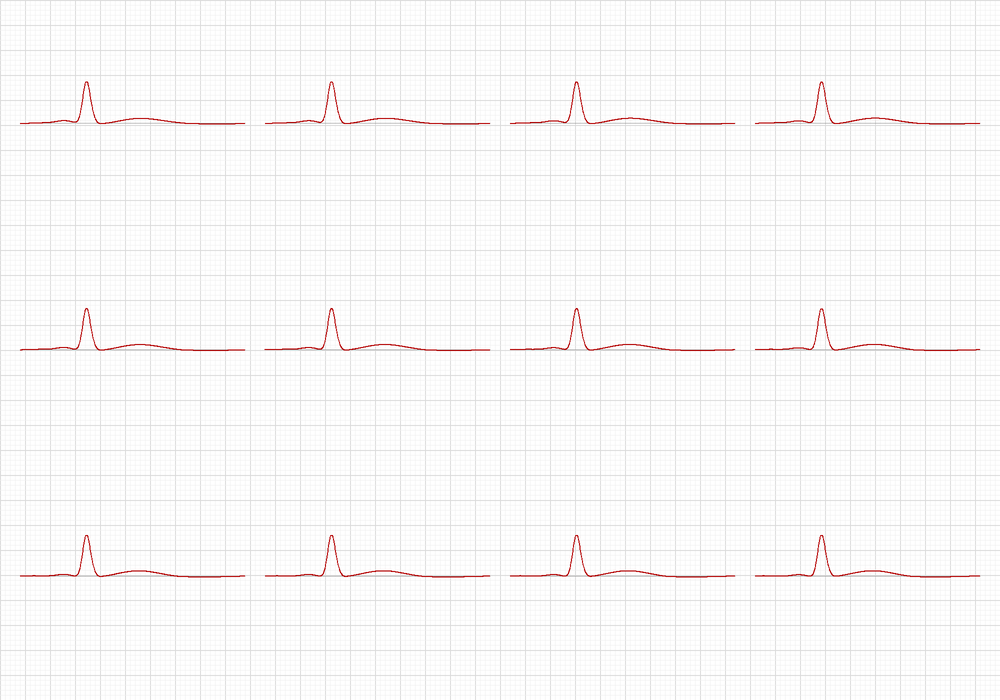
#> input picture src_unzipped/samples/ecg_images/synthetic_12lead.png, 1000 x 700 px, shrunk from 2000 x 1400 before the run
$ jupyter execute 25_Intervalos_OnsetsOffsets.ipynb
#> lines starting #> are read from the running program, lines starting #| are printed output that depends on the picture
### src_unzipped/cv/segmentation.py

import numpy as np

def find_content_bbox(gray, tol=250):
    """Retorna bbox (x0,y0,x1,y1) da área não-branca (heurística)."""
    mask = gray < tol
    ys, xs = np.where(mask)
    if len(xs)==0 or len(ys)==0:
        h, w = gray.shape
        return (0,0,w,h)
    return (int(xs.min()), int(ys.min()), int(xs.max()+1), int(ys.max()+1))

# [24 lines left out: function segment_12leads_basic, not called in this run]

### src_unzipped/cv/segmentation_ext.py

from typing import List, Dict, Tuple
import numpy as np

def _grid_boxes(bbox, rows, cols, margin=0.02):
    x0,y0,x1,y1 = bbox
    W = x1-x0; H = y1-y0
    mx = int(margin*W); my = int(margin*H)
    boxes = []
    for r in range(rows):
        for c in range(cols):
            cx0 = x0 + c*W//cols + mx
            cx1 = x0 + (c+1)*W//cols - mx
            cy0 = y0 + r*H//rows + my
            cy1 = y0 + (r+1)*H//rows - my
            boxes.append((int(cx0),int(cy0),int(cx1),int(cy1)))
    return boxes

def segment_layout(gray, layout="3x4", bbox=None, margin=0.02):
    """
    Suporta: '3x4', '6x2', '3x4+rhythm' (lead II longo inferior).
    Retorna lista de dicts {lead, bbox}.
    """
    from .segmentation import find_content_bbox
    if bbox is None:
        bbox = find_content_bbox(gray)
    x0,y0,x1,y1 = bbox
    if layout == "3x4":
        labels = ["I","II","III","aVR","aVL","aVF","V1","V2","V3","V4","V5","V6"]
        boxes = _grid_boxes(bbox, 3, 4, margin)
        return [{"lead": lab, "bbox": box} for lab, box in zip(labels, boxes)]
    elif layout == "6x2":
        # linha 1: I, II, III, aVR, aVL, aVF  |  linha 2: V1..V6
        top_h = (y1-y0)//2
        top_bbox = (x0,y0,x1,y0+top_h)
        bot_bbox = (x0,y0+top_h,x1,y1)
        labs_top = ["I","II","III","aVR","aVL","aVF"]
        labs_bot = ["V1","V2","V3","V4","V5","V6"]
        boxes = []
        boxes += _grid_boxes(top_bbox, 1, 6, margin)
        boxes += _grid_boxes(bot_bbox, 1, 6, margin)
        return [{"lead": lab, "bbox": box} for lab, box in zip(labs_top+labs_bot, boxes)]
    elif layout == "3x4+rhythm":
        # 3x4 clássico + tira longa (II) em faixa inferior de 15% da altura
        base_h = int((y1-y0)*0.85)
        base_bbox = (x0,y0,x1,y0+base_h)
        rhythm_bbox = (x0,y0+base_h,x1,y1)
        labels = ["I","II","III","aVR","aVL","aVF","V1","V2","V3","V4","V5","V6"]
        boxes = _grid_boxes(base_bbox, 3, 4, margin)
        out = [{"lead": lab, "bbox": box} for lab, box in zip(labels, boxes)]
        out.append({"lead":"II_rhythm","bbox":(x0,y0+base_h,x1,y1)})
        return out
    else:
        raise ValueError(f"Layout não suportado: {layout}")

### src_unzipped/cv/rpeaks_from_image.py

import numpy as np
from typing import Dict, List, Tuple, Optional

def extract_trace_centerline(gray_crop: np.ndarray, band: float = 0.8) -> np.ndarray:
    """
    Constrói uma série 1D y(x) a partir do recorte da derivação:
    para cada coluna x, pega a posição do pixel mais escuro (mínimo) dentro de uma banda vertical central.
    'band' define a fração da altura considerada ao redor do meio (default 80%).
    Retorna vetor float com coordenadas y (em pixels, origem topo).
    """
    if gray_crop.ndim != 2:
        raise ValueError("Esperado gray 2D")
    h, w = gray_crop.shape
    cy0 = int((1-band)*0.5*h)
    cy1 = int(h - cy0)
    center = []
    for x in range(w):
        col = gray_crop[cy0:cy1, x]
        y_local = int(np.argmin(col))
        center.append(cy0 + y_local)
    return np.array(center, dtype=float)

def smooth_signal(y: np.ndarray, win: int = 9) -> np.ndarray:
    win = max(3, int(win) | 1)  # ímpar
    ker = np.ones(win)/win
    return np.convolve(y, ker, mode="same")

# [32 lines left out: function detect_rpeaks_from_trace, not called in this run]

def estimate_px_per_sec(px_per_mm: Optional[float], speed_mm_per_sec: float = 25.0) -> Optional[float]:
    return (px_per_mm * speed_mm_per_sec) if px_per_mm else None

### src_unzipped/cv/grid_detect.py
import numpy as np
from PIL import Image


def _to_gray(arr_or_img):
    if isinstance(arr_or_img, Image.Image):
        img = arr_or_img.convert("L")
        return np.asarray(img).astype(np.float32)
    if arr_or_img.ndim == 3:
        # assume RGB
        r, g, b = arr_or_img[..., 0], arr_or_img[..., 1], arr_or_img[..., 2]
        return (0.2989 * r + 0.5870 * g + 0.1140 * b).astype(np.float32)
    return arr_or_img.astype(np.float32)


def _autocorr_1d(x):
    x = (x - x.mean()) / (x.std() + 1e-6)
    ac = np.correlate(x, x, mode="full")[len(x) - 1 :]
    ac /= ac[0] + 1e-6
    return ac


def _dominant_period(ac, min_p=4, max_p=200):
    # encontra melhor pico em [min_p, max_p]
    seg = ac[min_p:max_p]
    if seg.size == 0:
        return None, 0.0
    k = int(np.argmax(seg))
    p = k + min_p
    conf = float(seg[k])
    return p, conf


def estimate_grid_period_px(img_or_array):
    """
    Estima período da grade (em pixels) nas direções X e Y.
    Heurística: projeção de derivada (diferença) -> autocorrelação -> pico dominante.
    Retorna: dict { 'px_small_x','px_small_y','px_big_x','px_big_y','confidence' }
    """
    arr = _to_gray(img_or_array)
    # borda: ignora 2% em cada lado para reduzir bordas
    h, w = arr.shape
    x0, x1 = int(0.02 * w), int(0.98 * w)
    y0, y1 = int(0.02 * h), int(0.98 * h)
    roi = arr[y0:y1, x0:x1]

    # gradientes simples
    gx = np.abs(np.diff(roi, axis=1))
    gy = np.abs(np.diff(roi, axis=0))

    # projeções
    proj_x = gx.mean(axis=0)
    proj_y = gy.mean(axis=1)

    acx = _autocorr_1d(proj_x)
    acy = _autocorr_1d(proj_y)
    px_x, cfx = _dominant_period(acx, 4, 200)
    px_y, cfy = _dominant_period(acy, 4, 200)

    # small grid ~ px_x, px_y ; big grid = 5*small (aprox), arredonda
    res = {}
    if px_x:
        res["px_small_x"] = float(px_x)
        res["px_big_x"] = float(px_x * 5.0)
    if px_y:
        res["px_small_y"] = float(px_y)
        res["px_big_y"] = float(px_y * 5.0)
    res["confidence"] = float(0.5 * (cfx + cfy))
    return res

### src_unzipped/cv/rpeaks_robust.py

import numpy as np
from typing import Dict, List, Tuple, Optional

def _moving_avg(x: np.ndarray, win: int) -> np.ndarray:
    win = max(1, int(win))
    ker = np.ones(win, dtype=float) / win
    return np.convolve(x, ker, mode="same")

def _diff_ma_bandpass(x: np.ndarray, lo_win: int, hi_win: int) -> np.ndarray:
    """
    Filtro banda limitada usando diferença de médias móveis (hi-pass + low-pass simples).
    lo_win: janela curta (passa altas)  ~ 5-15 ms
    hi_win: janela longa (remove DC)    ~ 150-200 ms
    """
    lo = _moving_avg(x, lo_win)
    hi = _moving_avg(x, hi_win)
    return lo - hi

def _normalize(x: np.ndarray) -> np.ndarray:
    x = x - np.median(x)
    s = np.std(x) + 1e-6
    return x / s

def _integrator(y: np.ndarray, win: int) -> np.ndarray:
    # Integração por janela deslizante (média) — etapa final do Pan‑Tompkins
    return _moving_avg(y, win)

def pan_tompkins_like(y_px: np.ndarray, px_per_sec: float,
                      lo_ms: float = 12.0, hi_ms: float = 180.0,
                      deriv_ms: float = 8.0, integ_ms: float = 150.0,
                      refractory_ms: float = 200.0,
                      learn_sec: float = 2.0) -> Dict:
    """
    Pipeline Pan‑Tompkins-like sobre traçado 1D (posição em pixels ao longo do tempo em "colunas").
    Retorna picos R robustos e intermediários (sinais) para debug.
    """
    # 1) Sinal: inverter para que picos positivos representem complexos QRS
    y = -(y_px - np.median(y_px))
    fs = float(px_per_sec)
    # 2) Banda limitada (diferença de MAs)
    lo_win = max(1, int(lo_ms * fs / 1000.0))
    hi_win = max(lo_win+1, int(hi_ms * fs / 1000.0))
    yb = _diff_ma_bandpass(y, lo_win, hi_win)
    # 3) Derivada e quadrado
    d_win = max(1, int(deriv_ms * fs / 1000.0))
    dy = np.diff(yb, prepend=yb[:1])
    dy = _moving_avg(dy, d_win)
    sq = dy * dy
    # 4) Integração janela
    i_win = max(1, int(integ_ms * fs / 1000.0))
    yi = _integrator(sq, i_win)
    yi = _normalize(yi)

    # 5) Threshold adaptativo estilo Pan‑Tompkins
    thr_spki = 0.0  # nível sinal
    thr_npki = 0.0  # nível ruído
    peaks = []
    rp = int(refractory_ms * fs / 1000.0)
    last_peak = -10**9

    # fase de aprendizado
    n_learn = int(learn_sec * fs)
    base = yi[:max(10, n_learn)]
    thr_npki = float(np.median(base))
    thr_spki = float(np.percentile(base, 95))
    THR1 = thr_npki + 0.25*(thr_spki - thr_npki)

    for i in range(len(yi)):
        if yi[i] > THR1 and (i - last_peak) >= rp:
            # candidato a R: pico local
            if yi[i] >= yi[i-1] and yi[i] >= yi[min(i+1, len(yi)-1)]:
                peaks.append(i)
                last_peak = i
                # atualiza níveis
                thr_spki = 0.875*thr_spki + 0.125*yi[i]
                THR1 = thr_npki + 0.25*(thr_spki - thr_npki)
        else:
            # atualiza ruído lentamente
            thr_npki = 0.875*thr_npki + 0.125*yi[i]
            THR1 = thr_npki + 0.25*(thr_spki - thr_npki)

    return {
        "peaks_idx": peaks,
        "fs_px": fs,
        "signals": {"yb": yb, "dy": dy, "sq": sq, "yi": yi},
        "params": {"lo_win": lo_win, "hi_win": hi_win, "d_win": d_win, "i_win": i_win, "rp": rp}
    }

### src_unzipped/cv/intervals.py

import numpy as np
from typing import Dict, List, Optional, Tuple

def _grad_abs(x: np.ndarray) -> np.ndarray:
    g = np.diff(x, prepend=x[:1])
    return np.abs(g)

def _find_onset_offset(sig: np.ndarray, center: int, fs: float, max_pre_ms=120.0, max_post_ms=120.0, th_rel=0.2) -> Tuple[int,int]:
    """
    Encontra início/fim do QRS em torno do pico usando gradiente absoluto.
    th_rel: fração do pico de gradiente para limiar.
    """
    g = _grad_abs(sig)
    g = (g - g.min())/(g.ptp()+1e-6)
    # janelas
    pre = int(max_pre_ms*fs/1000.0)
    pos = int(max_post_ms*fs/1000.0)
    i0 = max(0, center-pre); i1 = min(len(sig)-1, center+pos)
    gi = g[i0:i1+1]
    # limiares
    gpk = gi.max()
    thr = th_rel * gpk
    # onset: último ponto antes do centro onde g < thr por 15 ms
    hold = int(0.015*fs)
    onset = i0
    for i in range(center-i0, -1, -1):
        if np.all(gi[max(0,i-hold):i+1] < thr):
            onset = i0 + i; break
    # offset: primeiro ponto depois onde g < thr por 15 ms
    offset = i1
    for i in range(center-i0, len(gi)):
        if np.all(gi[i:min(len(gi), i+hold)] < thr):
            offset = i0 + i; break
    return onset, offset

def _t_end(sig: np.ndarray, qrs_off: int, fs: float, max_ms=520.0) -> Optional[int]:
    """
    Fim da onda T: após QRS, onde o gradiente retorna estável a ~0 por 30 ms.
    """
    g = _grad_abs(sig); g = (g - g.min())/(g.ptp()+1e-6)
    end_win = int(0.03*fs)
    max_samp = int(max_ms*fs/1000.0)
    i0 = qrs_off
    i1 = min(len(sig)-1, qrs_off + max_samp)
    for i in range(i0, i1-end_win):
        if np.all(g[i:i+end_win] < 0.08):
            return i
    return None

def _p_onset(sig: np.ndarray, qrs_on: int, fs: float, max_ms=280.0) -> Optional[int]:
    """
    Início da P: antes do QRS, procura pequeno aumento de energia sustentado por 20 ms.
    """
    g = _grad_abs(sig); g = (g - g.min())/(g.ptp()+1e-6)
    start_win = int(0.02*fs)
    max_samp = int(max_ms*fs/1000.0)
    i0 = max(0, qrs_on - max_samp)
    for i in range(qrs_on, i0, -1):
        if np.all(g[max(i-start_win,0):i] > 0.05):
            return i-start_win
    return None

def intervals_from_trace(y_px: np.ndarray, r_peaks: List[int], px_per_sec: float) -> Dict:
    """
    Calcula PR, QRS, QT e QTc (Bazett/Fridericia) a partir de traçado 1D e R-peaks.
    Usa medianas por batimento.
    """
    fs = float(px_per_sec)
    # centraliza para baseline
    y = y_px - np.median(y_px)
    onsets=[]; offsets=[]; Ts=[]; Ps=[]
    for r in r_peaks:
        on, off = _find_onset_offset(y, r, fs)
        onsets.append(on); offsets.append(off)
        t_end = _t_end(y, off, fs)
        Ts.append(t_end)
        p_on = _p_onset(y, on, fs)
        Ps.append(p_on)
    # RR
    rr = [ (b-a)/fs for a,b in zip(r_peaks, r_peaks[1:]) ]
    rr_med = float(np.median(rr)) if rr else None
    # PR, QRS, QT (em ms) por batimento
    PR = []; QRS = []; QT = []
    for i in range(len(r_peaks)):
        p = Ps[i]; on = onsets[i]; off = offsets[i]; t = Ts[i]
        if p is not None and on is not None:
            PR.append( (on - p) * 1000.0/fs )
        if on is not None and off is not None:
            QRS.append( (off - on) * 1000.0/fs )
        if on is not None and t is not None:
            QT.append( (t - on) * 1000.0/fs )
    med = lambda arr: float(np.median(arr)) if arr else None
    pr_ms, qrs_ms, qt_ms = med(PR), med(QRS), med(QT)
    qtc_b = (qt_ms / (rr_med**0.5)) if (qt_ms and rr_med) else None
    qtc_f = (qt_ms / (rr_med**(1/3))) if (qt_ms and rr_med) else None
    return {
        "per_beat": {"PR_ms": PR, "QRS_ms": QRS, "QT_ms": QT},
        "median": {"PR_ms": pr_ms, "QRS_ms": qrs_ms, "QT_ms": qt_ms, "QTc_B": qtc_b, "QTc_F": qtc_f, "RR_s": rr_med}
    }

### src_unzipped/notebooks/25_Intervalos_OnsetsOffsets.ipynb
# 25_Intervalos_OnsetsOffsets

Estimativa de PR/QRS/QT/QTc a partir de onsets/offsets derivados do gradiente.

[cell 1]
import numpy as np
from PIL import Image

from cv.grid_detect import estimate_grid_period_px
from cv.intervals import intervals_from_trace
from cv.rpeaks_from_image import estimate_px_per_sec, extract_trace_centerline, smooth_signal
from cv.rpeaks_robust import pan_tompkins_like
from cv.segmentation import find_content_bbox
from cv.segmentation_ext import segment_layout

img = Image.open('../samples/ecg_images/synthetic_12lead.png').convert('L')
arr = np.asarray(img)
bbox = find_content_bbox(arr)
#> in find_content_bbox, `mask = gray < tol`:
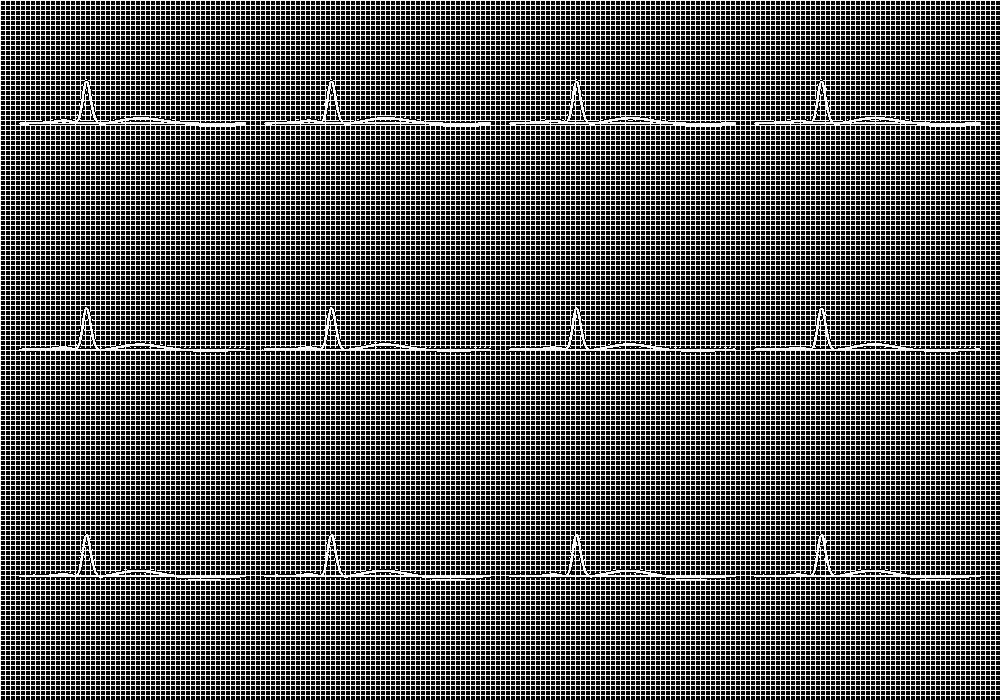
#> mask: shape (700, 1000) bool; 36.8% white in thin lines or dots
#> bbox = (0, 0, 1000, 700)
seg = segment_layout(arr, '3x4', bbox=bbox)
#> in segment_layout, `x0,y0,x1,y1 = bbox`: x0 = 0; x1 = 1000; y1 = 700
#> in _grid_boxes, `x0,y0,x1,y1 = bbox`: x0 = 0; x1 = 1000; y1 = 700
#> in _grid_boxes, `W = x1 - x0`: W = 1000
#> in _grid_boxes, `H = y1 - y0`: H = 700
#> in _grid_boxes, `mx = int(margin * W)`: mx = 20
#> in _grid_boxes, `my = int(margin * H)`: my = 14
#> after the loop in _grid_boxes, `for r in range(rows):`: boxes = [(20, 14, 230, 219), (270, 14, 480, 219), (520, 14, 730, 219), (770, 14, 980, 219), (20, 247, 230, 452), (270, 247, 480, 452), (520, 247, 730, 452), (770, 247, 980, 452), (20, 480, 230, 686), (270, 480, 480, 686), (520, 480, 730, 686), (770, 480, 980, 686)]
#> seg = 12 items
lab2box = {d['lead']: d['bbox'] for d in seg}
#> lab2box = 12 items
x0,y0,x1,y1 = lab2box['II']
#> x0 = 270; y0 = 14; x1 = 480; y1 = 219
crop = arr[y0:y1,x0:x1]
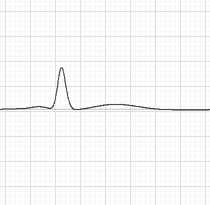
#> crop: shape (205, 210); min 48, max 255, mean 248.1
trace = smooth_signal(extract_trace_centerline(crop), win=11)
#> the loop in extract_trace_centerline, `for x in range(w):` made 210 passes
#> y_local on passes 1 to 3: 89, 89, 89
#> after the loop in extract_trace_centerline, `for x in range(w):`: center = 210 values, max 109 at index 0, min 68 at index 60, mean 105.5
#> in smooth_signal, `win = max(3, int(win) | 1)`: win = 11
#> in smooth_signal, `ker = np.ones(win)/win`: ker = [0.0909, 0.0909, 0.0909, 0.0909, 0.0909, 0.0909, 0.0909, 0.0909, 0.0909, 0.0909, 0.0909]
#> trace = 210 values, max 109 at index 163, min 59.27 at index 0, mean 104.1
pxmm = (estimate_grid_period_px(np.asarray(Image.open('../samples/ecg_images/synthetic_12lead.png').convert('RGB'))).get('px_small_x') or 10)
#> in estimate_grid_period_px, img_or_array is the input picture: shape (700, 1000, 3); mean R, G, B 249.3, 248.3, 248.3
#> in estimate_grid_period_px, `roi = arr[y0:y1, x0:x1]`:
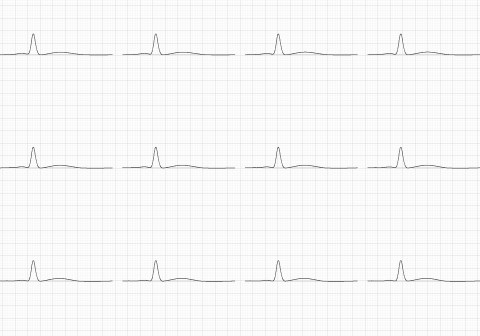
#> roi: shape (672, 960) float32 (shown at 1/2 size); min 48.42, max 255, mean 248.4
#> in estimate_grid_period_px, `gx = np.abs(np.diff(roi, axis=1))`:
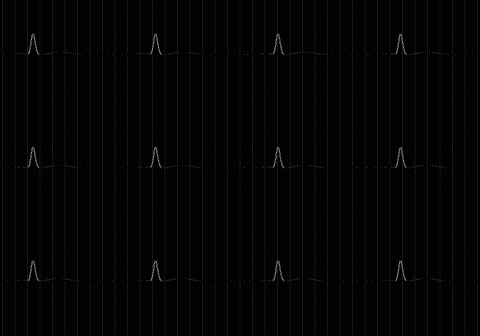
#> gx: shape (672, 959) float32 (shown at 1/2 size); min 0, max 198.8, mean 4.6
#> in estimate_grid_period_px, `gy = np.abs(np.diff(roi, axis=0))`:
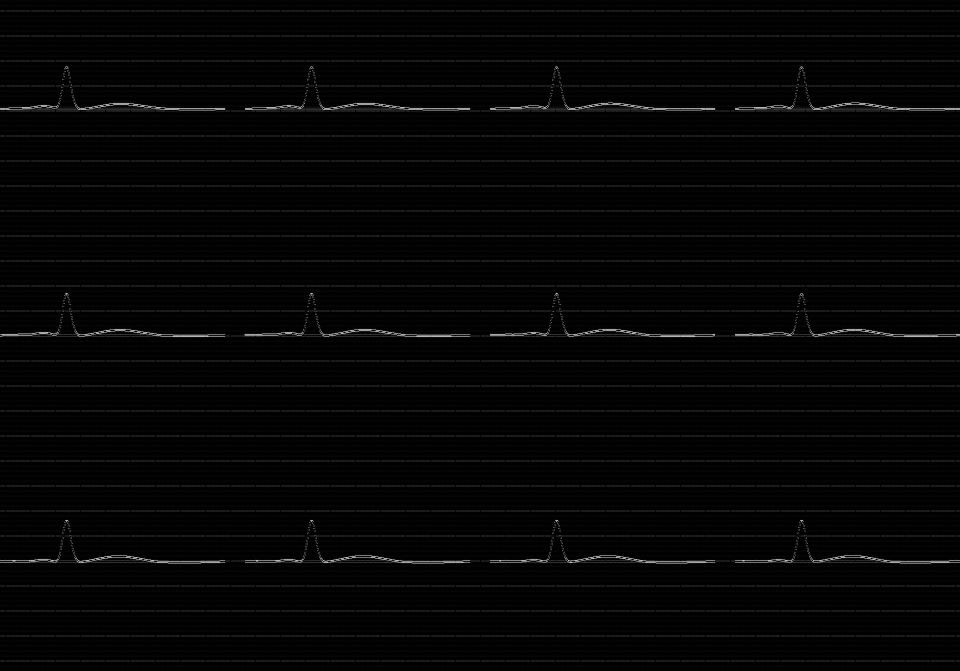
#> gy: shape (671, 960) float32; min 0, max 201.5, mean 5.9
#> in estimate_grid_period_px, `proj_x = gx.mean(axis=0)`: proj_x = 959 values, max 30.76 at index 805, min 0 at index 182, mean 4.6
#> in estimate_grid_period_px, `proj_y = gy.mean(axis=1)`: proj_y = 671 values, max 80.79 at index 108, min 0.0406 at index 3, mean 5.86
#> in _autocorr_1d, `x = (x - x.mean()) / (x.std() + 1e-6)`: x = 959 values, max 3.83 at index 805, min -0.673 at index 182, mean -2.98e-08
#> in _autocorr_1d, `ac = np.correlate(x, x, mode="full")[len(x) - 1 :]`: ac = 959 values, max 959 at index 0, min -259.8 at index 38, mean 0.5
#> in _autocorr_1d, `ac /= ac[0] + 1e-6`: ac = 959 values, max 1 at index 0, min -0.271 at index 38, mean 0.000521
#> in estimate_grid_period_px, `acx = _autocorr_1d(proj_x)`: acx has the same summary as ac in _autocorr_1d
#> in estimate_grid_period_px, `acy = _autocorr_1d(proj_y)`: acy = 671 values, max 1 at index 0, min -0.169 at index 13, mean 0.000745
#> in _dominant_period, `seg = ac[min_p:max_p]`: seg = 196 values, max 0.926 at index 21, min -0.271 at index 34, mean -0.00558
#> in _dominant_period, `k = int(np.argmax(seg))`: k = 21
#> in _dominant_period, `p = k + min_p`: p = 25
#> in _dominant_period, `conf = float(seg[k])`: conf = 0.926
#> in estimate_grid_period_px, `px_x, cfx = _dominant_period(acx, 4, 200)`: px_x = 25; cfx = 0.926
#> in estimate_grid_period_px, `px_y, cfy = _dominant_period(acy, 4, 200)`: px_y = 25; cfy = 0.46
#> pxmm = 25
pxsec = estimate_px_per_sec(pxmm, 25.0)
#> pxsec = 625
res = pan_tompkins_like(trace, pxsec)
#> in pan_tompkins_like, `y = -(y_px - np.median(y_px))`: y = 210 values, max 47.77 at index 0, min -1.95 at index 163, mean 2.93
#> in pan_tompkins_like, `fs = float(px_per_sec)`: fs = 625
#> in pan_tompkins_like, `lo_win = max(1, int(lo_ms * fs / 1000.0))`: lo_win = 7
#> in pan_tompkins_like, `hi_win = max(lo_win+1, int(hi_ms * fs / 1000.0))`: hi_win = 112
#> in _moving_avg, `win = max(1, int(win))`: win = 7
#> in _moving_avg, `ker = np.ones(win, dtype=float) / win`: ker = [0.143, 0.143, 0.143, 0.143, 0.143, 0.143, 0.143]
#> in _diff_ma_bandpass, `lo = _moving_avg(x, lo_win)`: lo = 210 values, max 27.54 at index 61, min -1.95 at index 166, mean 2.59
#> in _diff_ma_bandpass, `hi = _moving_avg(x, hi_win)`: hi = 210 values, max 4.56 at index 56, min 0.0325 at index 149, mean 2.42
#> in pan_tompkins_like, `yb = _diff_ma_bandpass(y, lo_win, hi_win)`: yb = 210 values, max 24.1 at index 61, min -5.58 at index 79, mean 0.167
#> in pan_tompkins_like, `d_win = max(1, int(deriv_ms * fs / 1000.0))`: d_win = 5
#> in pan_tompkins_like, `dy = np.diff(yb, prepend=yb[:1])`: dy = 210 values, max 7.07 at index 206, min -7.23 at index 4, mean 0.00443
#> in pan_tompkins_like, `dy = _moving_avg(dy, d_win)`: dy = 210 values, max 4.24 at index 204, min -4.43 at index 6, mean 0.00535
#> in pan_tompkins_like, `sq = dy * dy`: sq = 210 values, max 19.59 at index 6, min 6.59e-09 at index 18, mean 1.29
#> in pan_tompkins_like, `i_win = max(1, int(integ_ms * fs / 1000.0))`: i_win = 93
#> in pan_tompkins_like, `yi = _integrator(sq, i_win)`: yi = 210 values, max 2.17 at index 48, min 0.0167 at index 153, mean 0.993
#> in _normalize, `x = x - np.median(x)`: x = 210 values, max 1.39 at index 48, min -0.771 at index 153, mean 0.205
#> in _normalize, `s = np.std(x) + 1e-6`: s = 0.674
#> in pan_tompkins_like, `yi = _normalize(yi)`: yi = 210 values, max 2.06 at index 48, min -1.14 at index 153, mean 0.304
#> in pan_tompkins_like, `rp = int(refractory_ms * fs / 1000.0)`: rp = 125
#> in pan_tompkins_like, `n_learn = int(learn_sec * fs)`: n_learn = 1250
#> in pan_tompkins_like, `base = yi[:max(10, n_learn)]`: base has the same summary as yi
#> in pan_tompkins_like, `thr_npki = float(np.median(base))`: thr_npki = 8.24e-17
#> in pan_tompkins_like, `thr_spki = float(np.percentile(base, 95))`: thr_spki = 2.05
#> in pan_tompkins_like, `THR1 = thr_npki + 0.25*(thr_spki - thr_npki)`: THR1 = 0.514
#> the loop in pan_tompkins_like, `for i in range(len(yi)):` made 210 passes
#> (last_peak, thr_spki, THR1) on pass 49: (48, 2.05, 0.615)
#> after the loop in pan_tompkins_like, `for i in range(len(yi)):`: last_peak = 48; peaks = [48]; thr_npki = -0.12; thr_spki = 2.05
#> res = 4 items
iv = intervals_from_trace(trace, res['peaks_idx'], pxsec)
#> in intervals_from_trace, `fs = float(px_per_sec)`: fs = 625
#> in intervals_from_trace, `y = y_px - np.median(y_px)`: y = 210 values, max 1.95 at index 163, min -47.77 at index 0, mean -2.93
#> the loop in intervals_from_trace, `for r in r_peaks:` made 1 pass
#> (pre in _find_onset_offset, pos in _find_onset_offset, gpk in _find_onset_offset, thr in _find_onset_offset, hold in _find_onset_offset) on pass 1: (75, 75, 0.991, 0.198, 9)
#> after the loop in intervals_from_trace, `for r in r_peaks:`: Ps = 1 item; Ts = [75]; offsets = [72]; onsets = [48]
#> in intervals_from_trace, `rr = [ (b-a)/fs for a,b in zip(r_peaks, r_peaks[1:]) ]`: rr = []
#> the loop in intervals_from_trace, `for i in range(len(r_peaks)):` made 1 pass
#> (on, off, t) on pass 1: (48, 72, 75)
#> after the loop in intervals_from_trace, `for i in range(len(r_peaks)):`: QRS = [38.4]; QT = [43.2]
#> in intervals_from_trace, `pr_ms, qrs_ms, qt_ms = med(PR), med(QRS), med(QT)`: qrs_ms = 38.4; qt_ms = 43.2
#> iv = 2 items
iv['median']
